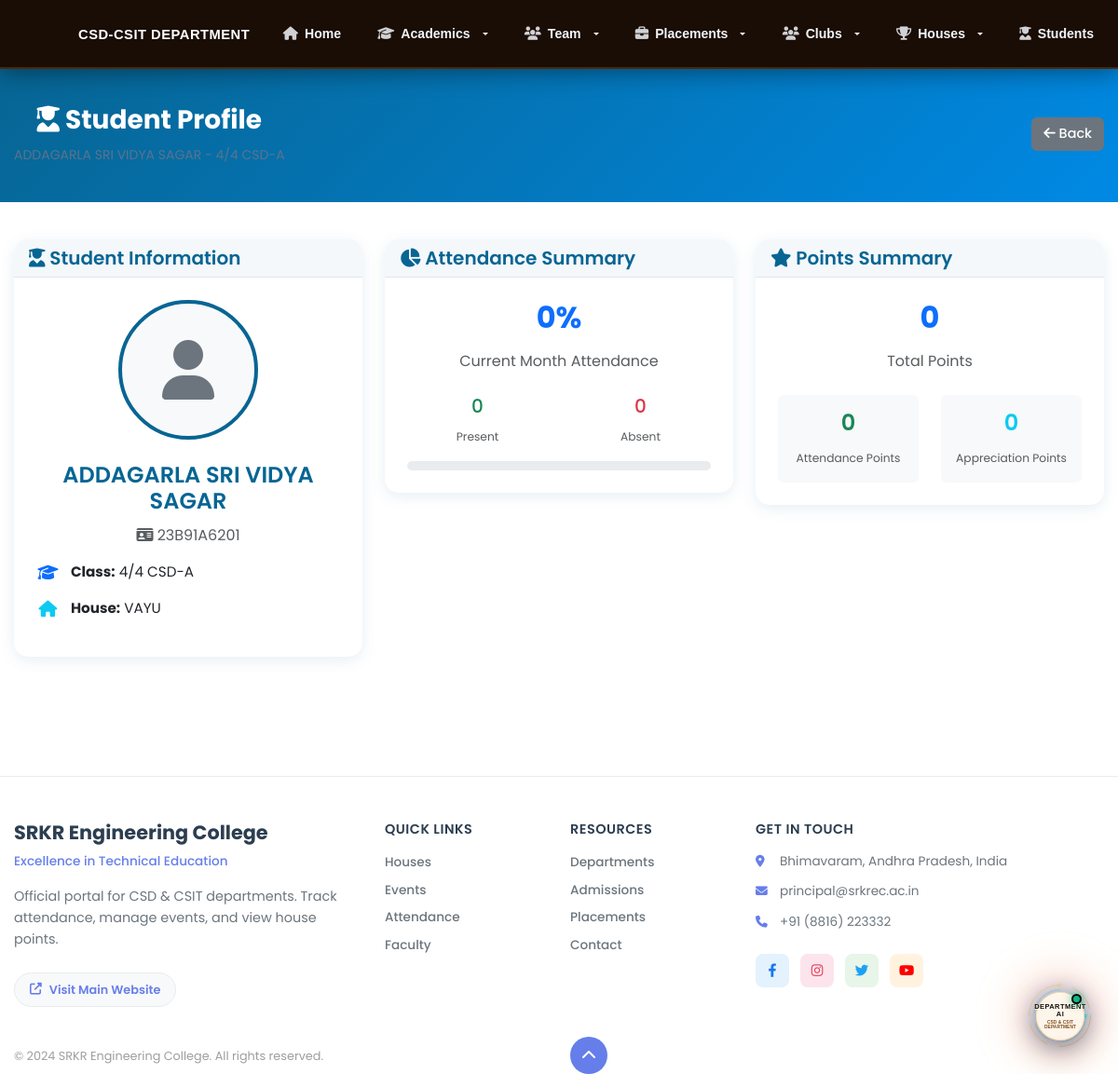
The app's page /student_profile.php?student_id=23B91A6201 with its own data.
### tables this page shows
CREATE TABLE `students` (
  `student_id` varchar(20) NOT NULL,
  `name` varchar(100) NOT NULL,
  `email` varchar(100) NOT NULL,
  `password` varchar(255) NOT NULL,
  `branch` varchar(50) NOT NULL,
  `section` varchar(10) NOT NULL,
  `class_id` int(11) NOT NULL,
  `hid` int(11) DEFAULT NULL,
  `is_alumni` tinyint(1) DEFAULT 0,
  `profile_picture` varchar(255) DEFAULT NULL,
  `created_at` timestamp NOT NULL DEFAULT current_timestamp()
);

CREATE TABLE `classes` (
  `class_id` int(11) NOT NULL,
  `academic_year` varchar(20) NOT NULL,
  `year` tinyint(1) NOT NULL,
  `semester` tinyint(1) NOT NULL,
  `branch` varchar(50) NOT NULL,
  `section` varchar(10) NOT NULL,
  PRIMARY KEY (`class_id`),
  UNIQUE KEY `uk_class_unique` (`academic_year`,`year`,`branch`,`section`,`semester`)
);

CREATE TABLE `houses` (
  `hid` int(11) NOT NULL,
  `name` varchar(100) NOT NULL,
  `created_at` timestamp NOT NULL DEFAULT current_timestamp(),
  PRIMARY KEY (`hid`),
  UNIQUE KEY `uk_house_name` (`name`)
);

### student_profile.php (the view, shortened to what this page needs)
<?php
include './connect.php';
$student_id = $_GET['student_id'] ?? null;
$student_query = "
    SELECT s.*, c.year, c.semester, c.academic_year, c.branch as class_branch, c.section as class_section,
           h.name as house_name,
           sp.parent_number, sp.address, sp.blood_group, sp.dob,
           spr.summary, spr.skills, spr.social_links, spr.projects, spr.experience,
           spr.education, spr.certifications, spr.achievements, spr.cgpa
    FROM students s
    LEFT JOIN classes c ON s.class_id = c.class_id
    LEFT JOIN houses h ON s.hid = h.hid
    LEFT JOIN student_personal sp ON s.student_id = sp.student_id
    LEFT JOIN student_profile spr ON s.student_id = spr.student_id
    WHERE s.student_id = ?
";
$stmt = mysqli_prepare($conn, $student_query);
mysqli_stmt_bind_param($stmt, "s", $student_id);
mysqli_stmt_execute($stmt);
$student_result = mysqli_stmt_get_result($stmt);
$student_data = mysqli_fetch_assoc($student_result);
$student_name = $student_data['name'];
$student_branch = $student_data['class_branch'] ?? $student_data['branch'];
$student_section = $student_data['class_section'] ?? $student_data['section'];
$student_year = $student_data['year'];
$house_name = $student_data['house_name'];
$current_month = date('Y-m');
$attendance_query = "
    SELECT
        COUNT(*) as total_sessions,
        SUM(CASE WHEN status = 'Present' THEN 1 ELSE 0 END) as present_sessions
    FROM student_attendance
    WHERE student_id = ? AND DATE_FORMAT(attendance_date, '%Y-%m') = ?
";
$attendance_stmt = mysqli_prepare($conn, $attendance_query);
mysqli_stmt_bind_param($attendance_stmt, "ss", $student_id, $current_month);
mysqli_stmt_execute($attendance_stmt);
$attendance_result = mysqli_stmt_get_result($attendance_stmt);
$attendance_data = mysqli_fetch_assoc($attendance_result);
$total_sessions = $attendance_data['total_sessions'] ?? 0;
$present_sessions = $attendance_data['present_sessions'] ?? 0;
$attendance_percentage = $total_sessions > 0 ? round(($present_sessions / $total_sessions) * 100, 2) : 0;
$points_query = "
    SELECT
        (SELECT COALESCE(SUM(points), 0) FROM appreciations WHERE student_id = ?) as appreciation_points,
        (SELECT COALESCE(SUM(CASE WHEN status = 'Present' THEN 1 ELSE 0 END), 0) FROM student_attendance WHERE student_id = ?) as attendance_points
";
$points_stmt = mysqli_prepare($conn, $points_query);
mysqli_stmt_bind_param($points_stmt, "ss", $student_id, $student_id);
mysqli_stmt_execute($points_stmt);
$points_result = mysqli_stmt_get_result($points_stmt);
$points_data = mysqli_fetch_assoc($points_result);
$total_points = ($points_data['appreciation_points'] ?? 0) + ($points_data['attendance_points'] ?? 0);
?>
<!DOCTYPE html>
<html lang="en">
<head>
    <?php include "./head.php"; ?>
</head>
<body>
    <?php include "nav.php"; ?>
    <div class="page-title">
        <div class="container">
            <div class="d-flex justify-content-between align-items-center">
                <div>
                    <h2><i class="fas fa-user-graduate"></i> Student Profile</h2>
                    <p><?php echo htmlspecialchars($student_name); ?> - <?php echo htmlspecialchars($student_year . '/4 ' . $student_branch . '-' . $student_section); ?></p>
                </div>
                <div>
                    <a href="javascript:history.back()" class="btn btn-secondary">
                        <i class="fas fa-arrow-left"></i> Back
                    </a>
                </div>
            </div>
        </div>
    </div>
    <div class="main-content">
        <div class="container">
            <div class="row">
                <div class="col-md-4 mb-4">
                    <div class="card" style="border: none; box-shadow: 0 4px 16px rgba(7,101,147,0.1); border-radius: 15px;">
                        <div class="card-header" style="background: var(--light-blue); border-bottom: 1px solid #e3e6f0; border-radius: 15px 15px 0 0;">
                            <h5 class="mb-0" style="color: var(--primary-blue); font-weight: 600;">
                                <i class="fas fa-user-graduate"></i> Student Information
                            </h5>
                        </div>
                        <div class="card-body p-4 text-center">
                            <div class="profile-picture-container mb-4">
                                <?php
                                $profile_picture_path = (!empty($student_data['profile_picture']) && file_exists($student_data['profile_picture']))
                                    ? htmlspecialchars($student_data['profile_picture'])
                                    : (!empty($student_data['student_id']) ? 'https://srkrexams.in/SRKR/photo/' . strtoupper($student_data['student_id']) . '.jpg' : '');
                                ?>
                                <?php if (!empty($profile_picture_path)): ?>
                                    <div class="rounded-circle bg-light d-flex align-items-center justify-content-center mx-auto"
                                         style="display: none; width: 150px; height: 150px; border: 4px solid var(--primary-blue);">
                                        <i class="fas fa-user" style="font-size: 4rem; color: var(--gray-medium);"></i>
                                    </div>
                                <?php endif; ?>
                            </div>
                            <h4 class="student-name" style="color: var(--primary-blue); font-weight: 600; margin-bottom: 10px;">
                                <?php echo htmlspecialchars($student_name); ?>
                            </h4>
                            <p class="student-id text-muted mb-3" style="font-size: 1rem;">
                                <i class="fas fa-id-card"></i> <?php echo htmlspecialchars($student_id); ?>
                            </p>
                            <div class="student-info">
                                <div class="info-item mb-3">
                                    <i class="fas fa-graduation-cap text-primary"></i>
                                    <span><strong>Class:</strong> <?php echo htmlspecialchars($student_year . '/4 ' . $student_branch . '-' . $student_section); ?></span>
                                </div>
                                <?php if ($house_name): ?>
                                <div class="info-item mb-3">
                                    <i class="fas fa-home text-info"></i>
                                    <span><strong>House:</strong> <?php echo htmlspecialchars($house_name); ?></span>
                                </div>
                                <?php endif; ?>
                            </div>
                        </div>
                    </div>
                </div>
                <div class="col-md-4 mb-4">
                    <div class="card" style="border: none; box-shadow: 0 4px 16px rgba(7,101,147,0.1); border-radius: 15px;">
                        <div class="card-header" style="background: var(--light-blue); border-bottom: 1px solid #e3e6f0; border-radius: 15px 15px 0 0;">
                            <h5 class="mb-0" style="color: var(--primary-blue); font-weight: 600;">
                                <i class="fas fa-chart-pie"></i> Attendance Summary
                            </h5>
                        </div>
                        <div class="card-body p-4">
                            <div class="text-center mb-4">
                                <h2 class="text-primary"><?php echo $attendance_percentage; ?>%</h2>
                                <p class="text-muted">Current Month Attendance</p>
                            </div>
                            <div class="row text-center">
                                <div class="col-6">
                                    <h5 class="text-success"><?php echo $present_sessions; ?></h5>
                                    <small class="text-muted">Present</small>
                                </div>
                                <div class="col-6">
                                    <h5 class="text-danger"><?php echo $total_sessions - $present_sessions; ?></h5>
                                    <small class="text-muted">Absent</small>
                                </div>
                            </div>
                            <div class="progress mt-3" style="height: 10px; border-radius: 5px;">
                            </div>
                        </div>
                    </div>
                </div>
                <div class="col-md-4 mb-4">
                    <div class="card" style="border: none; box-shadow: 0 4px 16px rgba(7,101,147,0.1); border-radius: 15px;">
                        <div class="card-header" style="background: var(--light-blue); border-bottom: 1px solid #e3e6f0; border-radius: 15px 15px 0 0;">
                            <h5 class="mb-0" style="color: var(--primary-blue); font-weight: 600;">
                                <i class="fas fa-star"></i> Points Summary
                            </h5>
                        </div>
                        <div class="card-body p-4">
                            <div class="text-center mb-4">
                                <h2 class="text-primary"><?php echo $total_points; ?></h2>
                                <p class="text-muted">Total Points</p>
                            </div>
                            <div class="row text-center">
                                <div class="col-6">
                                    <div class="p-3 bg-light rounded">
                                        <h4 class="text-success"><?php echo $points_data['attendance_points'] ?? 0; ?></h4>
                                        <small class="text-muted">Attendance Points</small>
                                    </div>
                                </div>
                                <div class="col-6">
                                    <div class="p-3 bg-light rounded">
                                        <h4 class="text-info"><?php echo $points_data['appreciation_points'] ?? 0; ?></h4>
                                        <small class="text-muted">Appreciation Points</small>
                                    </div>
                                </div>
                            </div>
                        </div>
                    </div>
                </div>
            </div>
        </div>
    </div>
    <?php include "footer.php"; ?>
</body>
</html>

### assets/css/typography-standards.css (style rules this page uses)
:root { --font-primary: 'Poppins', -apple-system, BlinkMacSystemFont, 'Segoe UI', Roboto, sans-serif; --fw-light: 300; --fw-regular: 400; --fw-medium: 500; --fw-semibold: 600; --fw-bold: 700; --fw-extrabold: 800; --fw-black: 900; --fs-hero: 4rem; --fs-h1: 2.8rem; --fs-h2: 2.2rem; --fs-h3: 1.8rem; --fs-h4: 1.5rem; --fs-h5: 1.25rem; --fs-h6: 1.1rem; --fs-body-large: 1.2rem; --fs-body: 1rem; --fs-body-small: 0.9rem; --fs-caption: 0.8rem; --fs-tiny: 0.7rem; --lh-tight: 1.1; --lh-snug: 1.2; --lh-normal: 1.5; --lh-relaxed: 1.6; --lh-loose: 1.8; --color-text-primary: #1e293b; --color-text-secondary: #64748b; --color-text-light: #94a3b8; --color-accent: #3b82f6; --color-success: #10b981; --color-warning: #f59e0b; --color-error: #ef4444; }
* { box-sizing: border-box; }
body { font-family: var(--font-primary); font-size: var(--fs-body); line-height: var(--lh-normal); color: var(--color-text-primary); font-weight: var(--fw-regular); -webkit-font-smoothing: antialiased; -moz-osx-font-smoothing: grayscale; }
.text-body, p { font-size: var(--fs-body); font-weight: var(--fw-regular); line-height: var(--lh-normal); color: var(--color-text-secondary); margin-bottom: 16px; }
h2 { font-size: var(--fs-h2); font-weight: var(--fw-bold); line-height: var(--lh-snug); margin-bottom: 16px; }
h4 { font-size: var(--fs-h4); font-weight: var(--fw-semibold); line-height: var(--lh-snug); margin-bottom: 12px; }
h5 { font-size: var(--fs-h5); font-weight: var(--fw-medium); line-height: var(--lh-snug); margin-bottom: 10px; }
.text-primary { color: var(--color-text-primary); }
.text-success { color: var(--color-success); }
.btn { font-family: var(--font-primary); font-weight: var(--fw-medium); font-size: var(--fs-body-small); line-height: var(--lh-normal); }
a { font-weight: var(--fw-medium); color: var(--color-accent); text-decoration: none; }
@media (max-width: 1200px) { :root { --fs-hero: 3.5rem; --fs-h1: 2.5rem; --fs-h2: 2rem; --fs-h3: 1.6rem; } }

### assets/css/dept-assistant.css (style rules this page uses)
:root { --brand-espresso: #1a0d06; --brand-espresso-scrolled: #0f0703; --brand-amber-gold: #d97706; --brand-sienna: #a0522d; --brand-champagne: #f3d49a; --brand-warm-white: #fff8ec; --chat-window-bg: #ffffff; --chat-header-bg: linear-gradient(135deg, #1a0d06 0%, #361a0c 50%, #15100c 100%); --chat-body-bg: #ffffff; --chat-footer-bg: #f8fafc; --text-black: #10213f; --text-black-muted: #475569; --text-white: #ffffff; --text-champagne: #e8d7b5; --bot-bubble-bg: #f2f7fc; --bot-bubble-border: #e2e8f0; --bot-accent-border: #d97706; --user-bubble-bg: linear-gradient(135deg, #1a0d06 0%, #361a0c 100%); --user-bubble-border: #8b4513; --pill-bg: #ffffff; --pill-border: #d97706; --pill-text: #1a0d06; --pill-hover-bg: #d97706; --pill-hover-text: #ffffff; --input-bg: #ffffff; --input-border: #cbd5e1; --input-focus-border: #d97706; --input-focus-glow: 0 0 12px rgba(217, 119, 6, 0.35); --chat-radius-window: 22px; --chat-font-family: 'Inter', 'Outfit', 'Plus Jakarta Sans', 'Poppins', -apple-system, sans-serif; }

### head.php (style rules this page uses)
:root { --primary-blue: #076593; --secondary-blue: #0089E4; --light-blue: #f4f8fb; --white: #ffffff; --gray-light: #f8f9fa; --gray-medium: #6c757d; --gray-dark: #343a40; }
* { margin: 0; padding: 0; box-sizing: border-box; }
body { font-family: 'Poppins', sans-serif; background: var(--white); color: var(--gray-dark); line-height: 1.5; font-size: 14px; }
.page-title { background: linear-gradient(135deg, var(--primary-blue) 0%, var(--secondary-blue) 100%); color: var(--white); padding: 40px 0; text-align: center; }
.page-title h2 { font-size: 28px; font-weight: 700; margin-bottom: 10px; }
.page-title p { font-size: 14px; opacity: 0.9; margin: 0; }
.main-content { padding: 40px 0; min-height: 60vh; }
@media (max-width: 1200px) { .container { max-width: 100%; padding-left: 15px; padding-right: 15px; } }

### nav.php (style rules this page uses)
* { margin: 0; padding: 0; box-sizing: border-box; }
body { margin: 0 !important; padding-top: 72px !important; }

### student_profile.php (style rules this page uses)
.info-item { display: flex; align-items: center; margin-bottom: 10px; font-size: 0.95rem; }
.info-item i { width: 25px; margin-right: 12px; font-size: 1.1rem; }

### records on screen
students: name "ADDAGARLA SRI VIDYA SAGAR", class.section "4/4 CSD-A", hid.name "VAYU"

### other values on screen
$student_id "23B91A6201"
$attendance_percentage "0"
$present_sessions "0"
$total_sessions - $present_sessions "0"
$total_points "0"
$points_data['attendance_points'] "0"
$points_data['appreciation_points'] "0"
